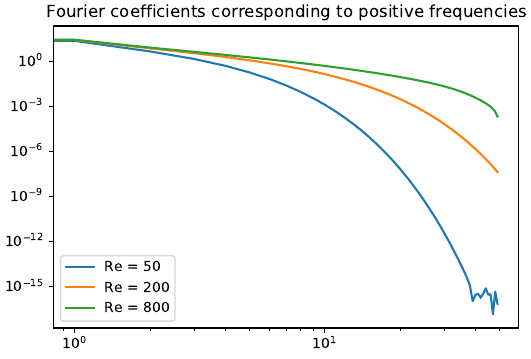

This figure's Python source:
import numpy as np
import matplotlib.pyplot as plt
from scipy import fft


def f(u: np.array, x: np.array, j: int, Re: int) -> float:
    """RHS of the discretised equation in exercise 13

    Args:
        u (np.array): Solution u at some time.
        x (np.array): space discretisation.
        j (int): index of current point in space.
        Re (int): Reynolds number.

    Returns:
        float: RHS evaluated at current gridpoints.
    """
    h = x[1] - x[0]
    u0 = np.roll(u, 1)[j]
    u1 = u[j]
    u2 = np.roll(u, -1)[j]
    res = -(u1**2 - u0**2) / (2 * h) + 1 / Re * \
        (u2 - 2 * u1 + u0) / h**2 + np.sin(2 * np.pi * x[j])
    return res


def explicitEuler(f, Re: int, t: float = 1e-3, n: int = 100) -> np.array:
    """explicit Euler method

    Args:
        f (function): RHS of equation.
        Re (int): Reynolds nubmer.
        t (float, optional): time step size. Defaults to 1e-3.
        n (int, optional): grid points for discretisation. Defaults to 100.

    Returns:
        np.array: solution u on a grid.
    """
    m = int(1/t) + 1
    U = np.zeros((m, n))
    x = np.linspace(0, 1, n, endpoint=False)
    for i in range(m - 1):
        for j in range(n):
            U[i + 1, j] = U[i, j] + t * \
                f(U[i, :], x, j, Re)
    return U


def plotting(Re_list: list) -> list:
    """plot positive coefficients of the Fourier transformed
    solution discretised at t = 0.6 using different values of Re.

    Args:
        Re_list (list): values of Re to solve pde for and plot the result.

    Returns:
        list: fourier transform of solution for every Re
    """
    all_fft_U = list()
    for Re in Re_list:
        U = explicitEuler(f, Re)[600]
        fft_U = fft.fft(U)[0:len(U)//2]
        plt.loglog(np.abs(fft_U), label="Re = " + str(Re))
        all_fft_U.append(fft_U)
    plt.legend()
    plt.title("Fourier coefficients corresponding to positive frequencies")
    plt.savefig("toy_model.pdf", bbox_inches="tight", pad_inches=0.05)
    return all_fft_U


U = plotting([50, 200, 800])
